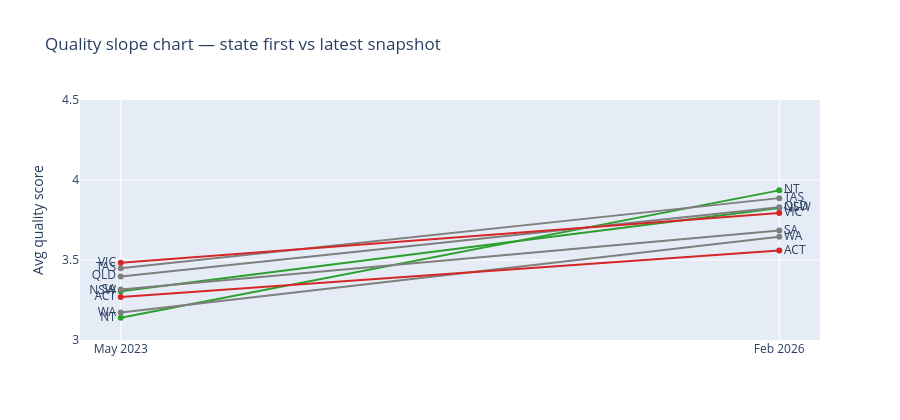

The notebook cell this image was saved under:
### Code cell
# Slope chart: first vs last per state
fig2 = go.Figure()
for _, row in rank_df.iterrows():
    color = '#2ca02c' if row['change'] > 0.5 else ('#d62728' if row['change'] < 0.35 else '#7f7f7f')
    fig2.add_trace(go.Scatter(
        x=[first_snap.strftime('%b %Y'), latest_snap.strftime('%b %Y')],
        y=[row['first'], row['last']],
        mode='lines+markers+text',
        name=row['state'],
        line=dict(color=color, width=2),
        text=[row['state'], row['state']],
        textposition=['middle left', 'middle right'],
    ))
fig2.update_layout(
    title='Quality slope chart — state first vs latest snapshot',
    yaxis_title='Avg quality score', showlegend=False,
    yaxis_range=[3.0, 4.5], height=420,
)
fig2.show()

### Figure 1 — Plotly figure (JSON) as saved in the notebook; plotly's stock layout.template omitted (floating-point values rounded to 4 significant figures)
{"data": [{"line": {"color": "#2ca02c", "width": 2}, "mode": "lines+markers+text", "name": "NT", "text": ["NT", "NT"], "textposition": ["middle left", "middle right"], "type": "scatter", "x": ["May 2023", "Feb 2026"], "y": [3.139, 3.935]}, {"line": {"color": "#2ca02c", "width": 2}, "mode": "lines+markers+text", "name": "NSW", "text": ["NSW", "NSW"], "textposition": ["middle left", "middle right"], "type": "scatter", "x": ["May 2023", "Feb 2026"], "y": [3.304, 3.825]}, {"line": {"color": "#7f7f7f", "width": 2}, "mode": "lines+markers+text", "name": "WA", "text": ["WA", "WA"], "textposition": ["middle left", "middle right"], "type": "scatter", "x": ["May 2023", "Feb 2026"], "y": [3.171, 3.646]}, {"line": {"color": "#7f7f7f", "width": 2}, "mode": "lines+markers+text", "name": "TAS", "text": ["TAS", "TAS"], "textposition": ["middle left", "middle right"], "type": "scatter", "x": ["May 2023", "Feb 2026"], "y": [3.448, 3.887]}, {"line": {"color": "#7f7f7f", "width": 2}, "mode": "lines+markers+text", "name": "QLD", "text": ["QLD", "QLD"], "textposition": ["middle left", "middle right"], "type": "scatter", "x": ["May 2023", "Feb 2026"], "y": [3.397, 3.829]}, {"line": {"color": "#7f7f7f", "width": 2}, "mode": "lines+markers+text", "name": "SA", "text": ["SA", "SA"], "textposition": ["middle left", "middle right"], "type": "scatter", "x": ["May 2023", "Feb 2026"], "y": [3.315, 3.684]}, {"line": {"color": "#d62728", "width": 2}, "mode": "lines+markers+text", "name": "VIC", "text": ["VIC", "VIC"], "textposition": ["middle left", "middle right"], "type": "scatter", "x": ["May 2023", "Feb 2026"], "y": [3.482, 3.793]}, {"line": {"color": "#d62728", "width": 2}, "mode": "lines+markers+text", "name": "ACT", "text": ["ACT", "ACT"], "textposition": ["middle left", "middle right"], "type": "scatter", "x": ["May 2023", "Feb 2026"], "y": [3.269, 3.559]}], "layout": {"height": 420, "showlegend": false, "title": {"text": "Quality slope chart — state first vs latest snapshot"}, "yaxis": {"range": [3.0, 4.5], "title": {"text": "Avg quality score"}}}}
